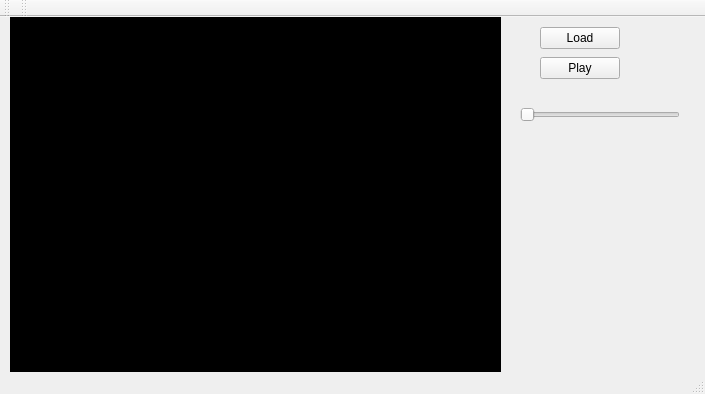
<?xml version="1.0" encoding="UTF-8"?>
<ui version="4.0">
 <class>MainWindow</class>
 <widget class="QMainWindow" name="MainWindow">
  <property name="geometry">
   <rect>
    <x>0</x>
    <y>0</y>
    <width>705</width>
    <height>394</height>
   </rect>
  </property>
  <property name="minimumSize">
   <size>
    <width>705</width>
    <height>394</height>
   </size>
  </property>
  <property name="windowTitle">
   <string>MainWindow</string>
  </property>
  <widget class="QWidget" name="centralWidget">
   <widget class="QLabel" name="label">
    <property name="geometry">
     <rect>
      <x>10</x>
      <y>-10</y>
      <width>491</width>
      <height>391</height>
     </rect>
    </property>
    <property name="minimumSize">
     <size>
      <width>491</width>
      <height>391</height>
     </size>
    </property>
    <property name="styleSheet">
     <string notr="true">Background-color: #000;

</string>
    </property>
    <property name="text">
     <string/>
    </property>
   </widget>
   <widget class="QPushButton" name="pushButton">
    <property name="geometry">
     <rect>
      <x>540</x>
      <y>10</y>
      <width>80</width>
      <height>22</height>
     </rect>
    </property>
    <property name="text">
     <string>Load</string>
    </property>
   </widget>
   <widget class="QPushButton" name="pushButton_2">
    <property name="geometry">
     <rect>
      <x>540</x>
      <y>40</y>
      <width>80</width>
      <height>22</height>
     </rect>
    </property>
    <property name="text">
     <string>Play</string>
    </property>
   </widget>
   <widget class="QSlider" name="horizontalSlider">
    <property name="enabled">
     <bool>false</bool>
    </property>
    <property name="geometry">
     <rect>
      <x>520</x>
      <y>90</y>
      <width>160</width>
      <height>16</height>
     </rect>
    </property>
    <property name="minimum">
     <number>1000</number>
    </property>
    <property name="maximum">
     <number>3000</number>
    </property>
    <property name="orientation">
     <enum>Qt::Horizontal</enum>
    </property>
    <property name="invertedAppearance">
     <bool>false</bool>
    </property>
   </widget>
  </widget>
  <widget class="QMenuBar" name="menuBar">
   <property name="geometry">
    <rect>
     <x>0</x>
     <y>0</y>
     <width>705</width>
     <height>21</height>
    </rect>
   </property>
  </widget>
  <widget class="QToolBar" name="mainToolBar">
   <attribute name="toolBarArea">
    <enum>TopToolBarArea</enum>
   </attribute>
   <attribute name="toolBarBreak">
    <bool>false</bool>
   </attribute>
  </widget>
  <widget class="QStatusBar" name="statusBar"/>
  <widget class="QToolBar" name="toolBar">
   <property name="windowTitle">
    <string>toolBar</string>
   </property>
   <attribute name="toolBarArea">
    <enum>TopToolBarArea</enum>
   </attribute>
   <attribute name="toolBarBreak">
    <bool>false</bool>
   </attribute>
  </widget>
 </widget>
 <layoutdefault spacing="6" margin="11"/>
 <resources/>
 <connections/>
</ui>
